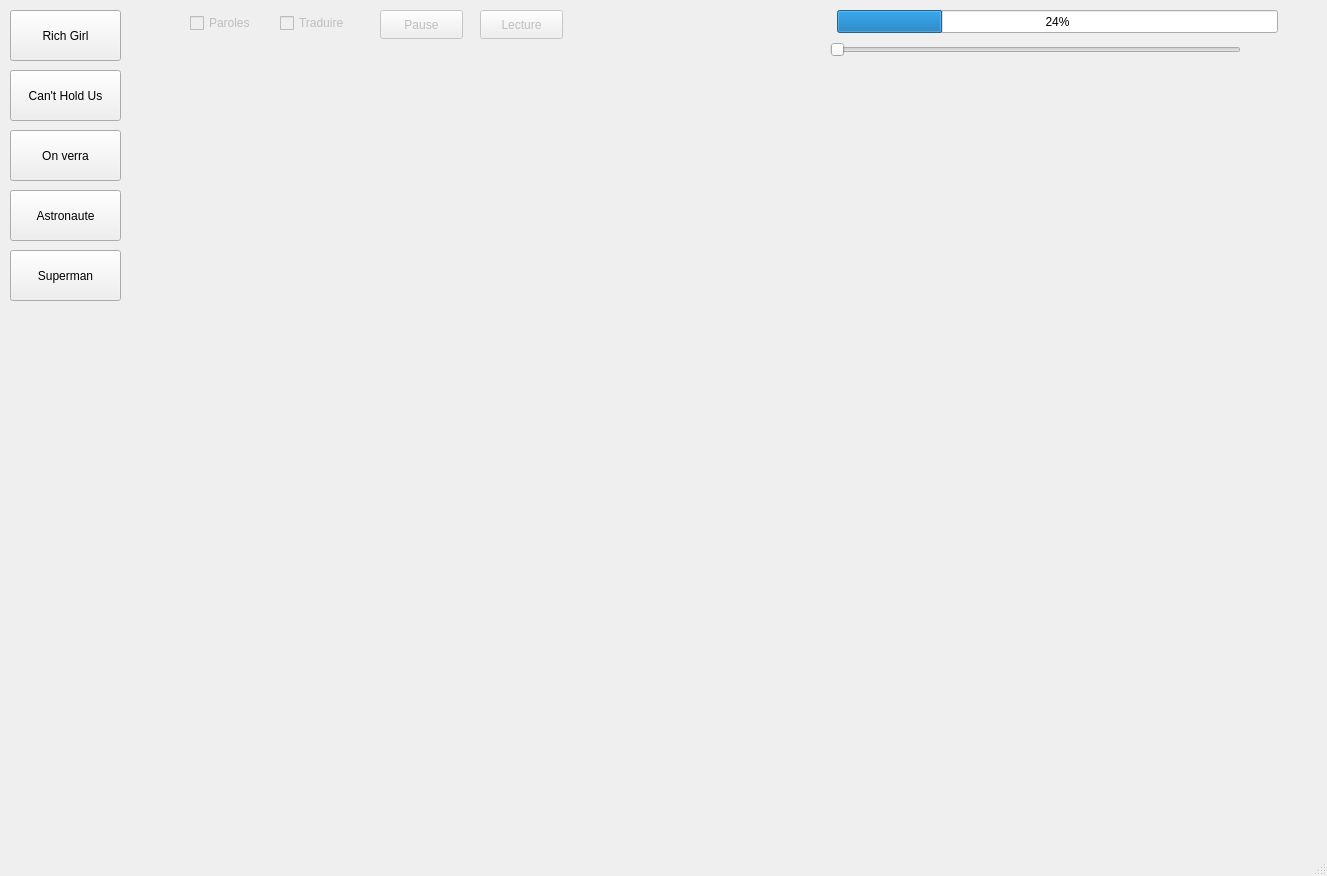
<?xml version="1.0" encoding="UTF-8"?>
<ui version="4.0">
 <class>MainWindow</class>
 <widget class="QMainWindow" name="MainWindow">
  <property name="geometry">
   <rect>
    <x>0</x>
    <y>0</y>
    <width>1327</width>
    <height>876</height>
   </rect>
  </property>
  <property name="windowTitle">
   <string>MainWindow</string>
  </property>
  <widget class="QWidget" name="centralwidget">
   <widget class="QPushButton" name="richGirl">
    <property name="geometry">
     <rect>
      <x>10</x>
      <y>10</y>
      <width>111</width>
      <height>51</height>
     </rect>
    </property>
    <property name="text">
     <string>Rich Girl</string>
    </property>
   </widget>
   <widget class="QLabel" name="paroleAffichage">
    <property name="enabled">
     <bool>true</bool>
    </property>
    <property name="geometry">
     <rect>
      <x>170</x>
      <y>80</y>
      <width>1181</width>
      <height>741</height>
     </rect>
    </property>
    <property name="text">
     <string/>
    </property>
    <property name="alignment">
     <set>Qt::AlignHCenter|Qt::AlignTop</set>
    </property>
   </widget>
   <widget class="QPushButton" name="cantHoldUs">
    <property name="geometry">
     <rect>
      <x>10</x>
      <y>70</y>
      <width>111</width>
      <height>51</height>
     </rect>
    </property>
    <property name="text">
     <string>Can't Hold Us</string>
    </property>
   </widget>
   <widget class="QPushButton" name="pause">
    <property name="enabled">
     <bool>false</bool>
    </property>
    <property name="geometry">
     <rect>
      <x>380</x>
      <y>10</y>
      <width>83</width>
      <height>29</height>
     </rect>
    </property>
    <property name="text">
     <string>Pause</string>
    </property>
   </widget>
   <widget class="QPushButton" name="lecture">
    <property name="enabled">
     <bool>false</bool>
    </property>
    <property name="geometry">
     <rect>
      <x>480</x>
      <y>10</y>
      <width>83</width>
      <height>29</height>
     </rect>
    </property>
    <property name="text">
     <string>Lecture</string>
    </property>
   </widget>
   <widget class="QCheckBox" name="paroles">
    <property name="enabled">
     <bool>false</bool>
    </property>
    <property name="geometry">
     <rect>
      <x>190</x>
      <y>10</y>
      <width>93</width>
      <height>26</height>
     </rect>
    </property>
    <property name="text">
     <string>Paroles</string>
    </property>
   </widget>
   <widget class="QLabel" name="titre">
    <property name="enabled">
     <bool>false</bool>
    </property>
    <property name="geometry">
     <rect>
      <x>570</x>
      <y>10</y>
      <width>151</width>
      <height>31</height>
     </rect>
    </property>
    <property name="text">
     <string/>
    </property>
   </widget>
   <widget class="QSlider" name="horizontalSlider">
    <property name="geometry">
     <rect>
      <x>830</x>
      <y>40</y>
      <width>411</width>
      <height>20</height>
     </rect>
    </property>
    <property name="orientation">
     <enum>Qt::Horizontal</enum>
    </property>
   </widget>
   <widget class="QCheckBox" name="traduireParoles">
    <property name="enabled">
     <bool>false</bool>
    </property>
    <property name="geometry">
     <rect>
      <x>280</x>
      <y>10</y>
      <width>93</width>
      <height>26</height>
     </rect>
    </property>
    <property name="mouseTracking">
     <bool>false</bool>
    </property>
    <property name="text">
     <string>Traduire</string>
    </property>
    <property name="checked">
     <bool>false</bool>
    </property>
   </widget>
   <widget class="QPushButton" name="onVerra">
    <property name="geometry">
     <rect>
      <x>10</x>
      <y>130</y>
      <width>111</width>
      <height>51</height>
     </rect>
    </property>
    <property name="text">
     <string>On verra</string>
    </property>
   </widget>
   <widget class="QPushButton" name="astronaute">
    <property name="geometry">
     <rect>
      <x>10</x>
      <y>190</y>
      <width>111</width>
      <height>51</height>
     </rect>
    </property>
    <property name="text">
     <string>Astronaute</string>
    </property>
   </widget>
   <widget class="QPushButton" name="superman">
    <property name="geometry">
     <rect>
      <x>10</x>
      <y>250</y>
      <width>111</width>
      <height>51</height>
     </rect>
    </property>
    <property name="text">
     <string>Superman</string>
    </property>
   </widget>
   <widget class="QProgressBar" name="progressBar">
    <property name="geometry">
     <rect>
      <x>837</x>
      <y>10</y>
      <width>441</width>
      <height>23</height>
     </rect>
    </property>
    <property name="value">
     <number>24</number>
    </property>
   </widget>
   <widget class="QLabel" name="pochette">
    <property name="geometry">
     <rect>
      <x>10</x>
      <y>410</y>
      <width>150</width>
      <height>150</height>
     </rect>
    </property>
    <property name="text">
     <string/>
    </property>
   </widget>
   <zorder>paroleAffichage</zorder>
   <zorder>richGirl</zorder>
   <zorder>cantHoldUs</zorder>
   <zorder>pause</zorder>
   <zorder>lecture</zorder>
   <zorder>paroles</zorder>
   <zorder>titre</zorder>
   <zorder>horizontalSlider</zorder>
   <zorder>traduireParoles</zorder>
   <zorder>onVerra</zorder>
   <zorder>astronaute</zorder>
   <zorder>superman</zorder>
   <zorder>progressBar</zorder>
   <zorder>pochette</zorder>
  </widget>
  <widget class="QMenuBar" name="menubar">
   <property name="geometry">
    <rect>
     <x>0</x>
     <y>0</y>
     <width>1327</width>
     <height>22</height>
    </rect>
   </property>
  </widget>
  <widget class="QStatusBar" name="statusbar"/>
 </widget>
 <resources/>
 <connections/>
</ui>
